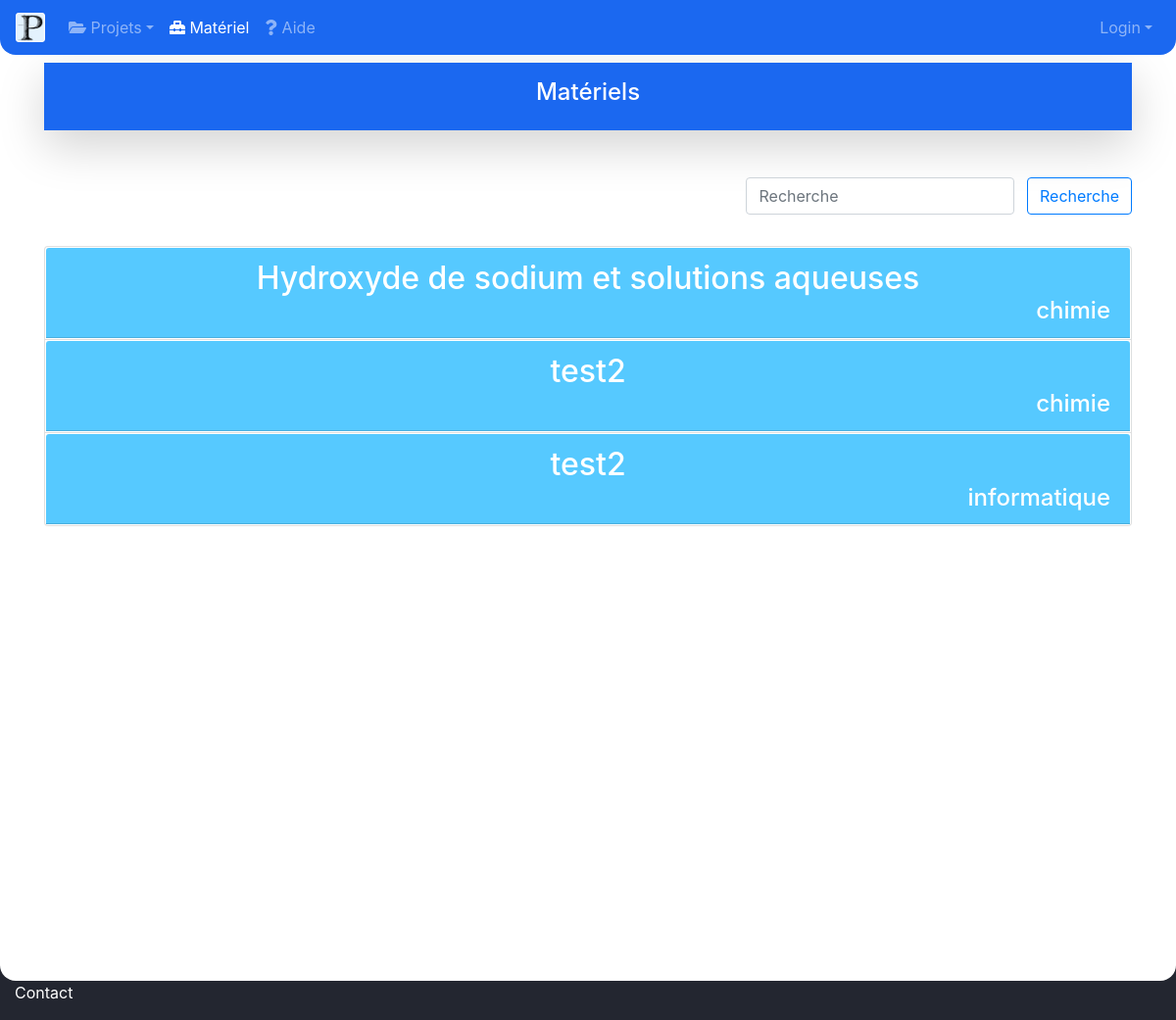
/materiel/?form=, run on the app's committed database.
### comptes/models.py (models this page shows, shortened)
class Materiaux(models.Model):
    nom = models.CharField(max_length=100)
    type = models.CharField(max_length=100)
    important = TextField()
    description = TextField()
    infoGeneral = TextField()

### Prepascience/views.py (the view)
# urls.py: path('materiel/', views.materiaux),
def materiaux(request):
    if request.method == 'GET':
        form = request.GET['form']
        if form == '':
            mat = Materiaux.objects.all()
        else:
            mat = Materiaux.objects.filter(nom__icontains=form)
    else:
        mat = Materiaux.objects.all()
    l = len(mat)
    return render(request, "materiaux.html", {'mat': mat, 'l': l})

### Prepascience/session.py (called while the page is built)
    def __call__(self, request):
        response = self.get_response(request)
        return response

    def process_view(self, request, view_func, view_args, view_kwargs):
        assert hasattr(request, 'user')
        path = request.path_info.lstrip('/')
        if not request.user.is_authenticated:
            if any(url.match(path) for url in EXEMPT_URLS):
                return redirect(settings.LOGIN_URL)

### templates/materiaux.html (shortened to what this page needs)
{% load static %}
<!doctype html>
<html lang="en">
<head>
    <link rel="stylesheet" href="https://stackpath.bootstrapcdn.com/bootstrap/4.4.1/css/bootstrap.min.css">
    <link rel="stylesheet" href="https://use.fontawesome.com/releases/v5.7.0/css/all.css">
</head>
<body style=" background-color: #232630;" >
<nav class="navbar navbar-expand-md navbar-dark fixed-top" style="background-color: #1B68F0;border-bottom-left-radius: 1rem; border-bottom-right-radius: 1rem ">
    <a class="navbar-brand" href="/">
        <img src="{% static 'images/logo.png' %}" width="30" height="30" class="d-inline-block align-top" alt="">
    </a>
    <div class="collapse navbar-collapse" id="navbarsExampleDefault">
        <ul class="navbar-nav mr-auto">
            <li class="nav-item dropdown">
                <a class="nav-link dropdown-toggle" href="#" id="dropdown01" data-toggle="dropdown" aria-haspopup="true" aria-expanded="false"> <i class="fas fa-folder-open"> </i> Projets</a>
            </li>
            <li class="nav-item active">
                <a class="nav-link" href="/materiel/?form="> <i class="fas fa-toolbox"></i> Matériel </a>
            </li>
            <li class="nav-item">
                <a class="nav-link" href="#"> <i class="fas fa-question"></i> Aide </a>
            </li>
            </ul>
            {% if user.is_authenticated %}
            <div align="right" class="navbar-nav">
                <a class="nav-link dropdown-toggle" href="#" id="dropdown01" data-toggle="dropdown" aria-haspopup="true" aria-expanded="false"> <i class="far fa-id-badge"></i> {{ request.user.username }}</a>
                <div class="dropdown-menu dropdown-menu-lg-right" aria-labelledby="dropdown01">
                     <a class="dropdown-item" href="/profil/">Voir mon profil</a>
                    <a class="dropdown-item" href="">Demande</a>
                    <a class="dropdown-item" href="/logout/">Deconnexion</a>
                </div>
            </div>
            {% else %}
               <div align="right" class="navbar-nav">
                <a class="nav-link dropdown-toggle" href="#" id="dropdown01" data-toggle="dropdown" aria-haspopup="true" aria-expanded="false"> Login</a>
            </div>
            {% endif %}
    </div>
</nav>
<main role="main"  style="padding-left: 0px;padding-right: 0px;padding-top: 4rem;padding-bottom: 4rem; background-color: #FFFFFF;border-bottom-left-radius: 1rem;border-bottom-right-radius: 1rem">
    <div class="container" align="right">
    <div style="background-color: #1B68F0;margin-bottom: 2rem" align="center" class="shadow-lg p-3 mb-5 text-white"><h4>Matériels</h4></div>
    <form class="form-inline"  action="/materiel" method="GET" style="display:block;margin-top: 2rem;margin-bottom: 2rem">
      <input class="form-control mr-sm-2" type="text" placeholder="Recherche" aria-label="Recherche" id="recherche" name="form" value="{{recherche}}">
      <button class="btn btn-outline-primary" type="submit">Recherche</button>
    </form>
    <div class="accordion" id="listeMateriaux">
    {% for i in mat %}
  <div class="card">
  <button class="btn btn-link" type="button" data-toggle="collapse" data-target="#collapse{{i.id}}" aria-expanded="true" aria-controls="collapse{{i.id}}" style="padding: 0px">
    <div class="card-header" id="heading{{i.id}}" style="background-color: #56C9FF;color:#FFFFFF;transition-duration: 0.5s;text-decoration: none;" onmouseover="this.style.background='#1B68F0'" onmouseout="this.style.background='#56C9FF'">
        <h2 class="mb-0" style="color:#FFFFFF">
          {{ i.nom }}
      </h2>
        <h4 class="mb-0" style="color:#FFFFFF; position:relative" align="right">
          {{ i.type }}
      </h4>
    </div>
  </button>
  </div>
    {% endfor %}
</div>
    </div>
</main>
<div class="container-fluid">
    <p style="color: white">Contact</p>
</div>
</body>
</html>

### data on the page
Materiaux: nom "Hydroxyde de sodium et solutions aqueuses", type "chimie"
Materiaux: nom "test2", type "chimie"
Materiaux: nom "test2", type "informatique"
